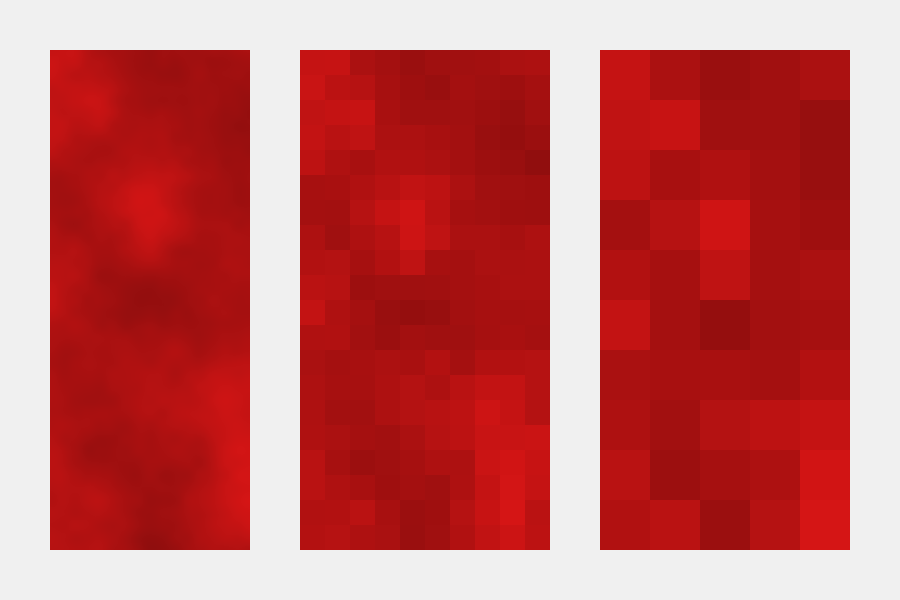
Frame 1 (no input)
Frame 2 (the mouse pressed at the canvas centre, redrawn once): identical to frame 1, image omitted

The Processing sketch that drew this single still picture (run headless with seeded random() and noise(); the mouse was pressed at the canvas centre and the sketch redrawn once):

// Processing sketch: 01_colores
// ── 01_colores.pde
void setup() {
  size(900, 600);
  randomSeed(13);
  noStroke();
  colorMode(HSB, 360, 100, 100);
  noLoop();
}

void draw() {
  background(340);
  drawNoise(1, width/18, width*5/18);
  drawNoise(25, width*6/18, width*11/18);
  drawNoise(50, width*12/18, width*17/18); 
}

void drawNoise(int rectSize, int from, int to) {
  float xNoise = 0;
  for (int x=from; x<to; x+=rectSize) {
    for (int y=50; y<height-50; y+=rectSize) {
      float n = noise(xNoise, y*0.01);
      n = map(n, 0, 1, -20, 20);

      float h = 0;
      float s = 90;
      float b = 70 + n;

      color c = color(h, s, b);
      fill(c);
      rect(x, y, rectSize, rectSize);
    }
    xNoise += 0.01*rectSize;
  }
}
